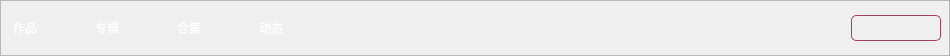
             <widget class="QFrame" name="frame_stack">
              <property name="minimumSize">
               <size>
                <width>0</width>
                <height>56</height>
               </size>
              </property>
              <property name="maximumSize">
               <size>
                <width>16777215</width>
                <height>56</height>
               </size>
              </property>
              <property name="styleSheet">
               <string notr="true">#frame_stack
{
border: none;
background-color: transparent;
}

#pushButton_produce,#pushButton_album,#pushButton_group,#pushButton_dongtai
{
color: #ffffff;
border: none;
font: 400 14px &quot;微软雅黑&quot;;
background-color: transparent;

}

#pushButton_produce:hover,#pushButton_album:hover,#pushButton_group:hover,#pushButton_dongtai:hover
{
border-bottom:1px solid #f6a302; 
}

#pushButton_produce:checked,#pushButton_album:checked,#pushButton_group:checked,#pushButton_dongtai:checked
{
color: #00d1d1;
font-weight:bold;
border-bottom:1px solid #f6a302; 
}

#pushButton_return
{
color: rgb(163, 64, 99);
text-align: right;
padding-right:5px;
border-radius: 5px;
font: 400 13px &quot;微软雅黑&quot;;
border: 1px solid rgb(163, 64, 99);
background-color: transparent;
}

#pushButton_return:hover
{
color: #00d1d1;
border: 1px solid  #00d1d1;
}</string>
              </property>
              <property name="frameShape">
               <enum>QFrame::StyledPanel</enum>
              </property>
              <property name="frameShadow">
               <enum>QFrame::Raised</enum>
              </property>
              <layout class="QHBoxLayout" name="horizontalLayout_22">
               <property name="spacing">
                <number>50</number>
               </property>
               <property name="leftMargin">
                <number>8</number>
               </property>
               <property name="topMargin">
                <number>0</number>
               </property>
               <property name="rightMargin">
                <number>8</number>
               </property>
               <property name="bottomMargin">
                <number>0</number>
               </property>
               <item>
                <widget class="QPushButton" name="pushButton_produce">
                 <property name="minimumSize">
                  <size>
                   <width>32</width>
                   <height>36</height>
                  </size>
                 </property>
                 <property name="maximumSize">
                  <size>
                   <width>32</width>
                   <height>36</height>
                  </size>
                 </property>
                 <property name="text">
                  <string>作品</string>
                 </property>
                </widget>
               </item>
               <item>
                <widget class="QPushButton" name="pushButton_album">
                 <property name="minimumSize">
                  <size>
                   <width>32</width>
                   <height>36</height>
                  </size>
                 </property>
                 <property name="maximumSize">
                  <size>
                   <width>32</width>
                   <height>36</height>
                  </size>
                 </property>
                 <property name="text">
                  <string>专辑</string>
                 </property>
                </widget>
               </item>
               <item>
                <widget class="QPushButton" name="pushButton_group">
                 <property name="minimumSize">
                  <size>
                   <width>32</width>
                   <height>36</height>
                  </size>
                 </property>
                 <property name="maximumSize">
                  <size>
                   <width>32</width>
                   <height>36</height>
                  </size>
                 </property>
                 <property name="text">
                  <string>合集</string>
                 </property>
                </widget>
               </item>
               <item>
                <widget class="QPushButton" name="pushButton_dongtai">
                 <property name="minimumSize">
                  <size>
                   <width>32</width>
                   <height>36</height>
                  </size>
                 </property>
                 <property name="maximumSize">
                  <size>
                   <width>32</width>
                   <height>36</height>
                  </size>
                 </property>
                 <property name="text">
                  <string>动态</string>
                 </property>
                </widget>
               </item>
               <item>
                <spacer name="horizontalSpacer_29">
                 <property name="orientation">
                  <enum>Qt::Horizontal</enum>
                 </property>
                 <property name="sizeHint" stdset="0">
                  <size>
                   <width>514</width>
                   <height>20</height>
                  </size>
                 </property>
                </spacer>
               </item>
               <item>
                <widget class="QPushButton" name="pushButton_return">
                 <property name="minimumSize">
                  <size>
                   <width>90</width>
                   <height>26</height>
                  </size>
                 </property>
                 <property name="maximumSize">
                  <size>
                   <width>90</width>
                   <height>26</height>
                  </size>
                 </property>
                 <property name="styleSheet">
                  <string notr="true"/>
                 </property>
                 <property name="text">
                  <string/>
                 </property>
                </widget>
               </item>
              </layout>
             </widget>
